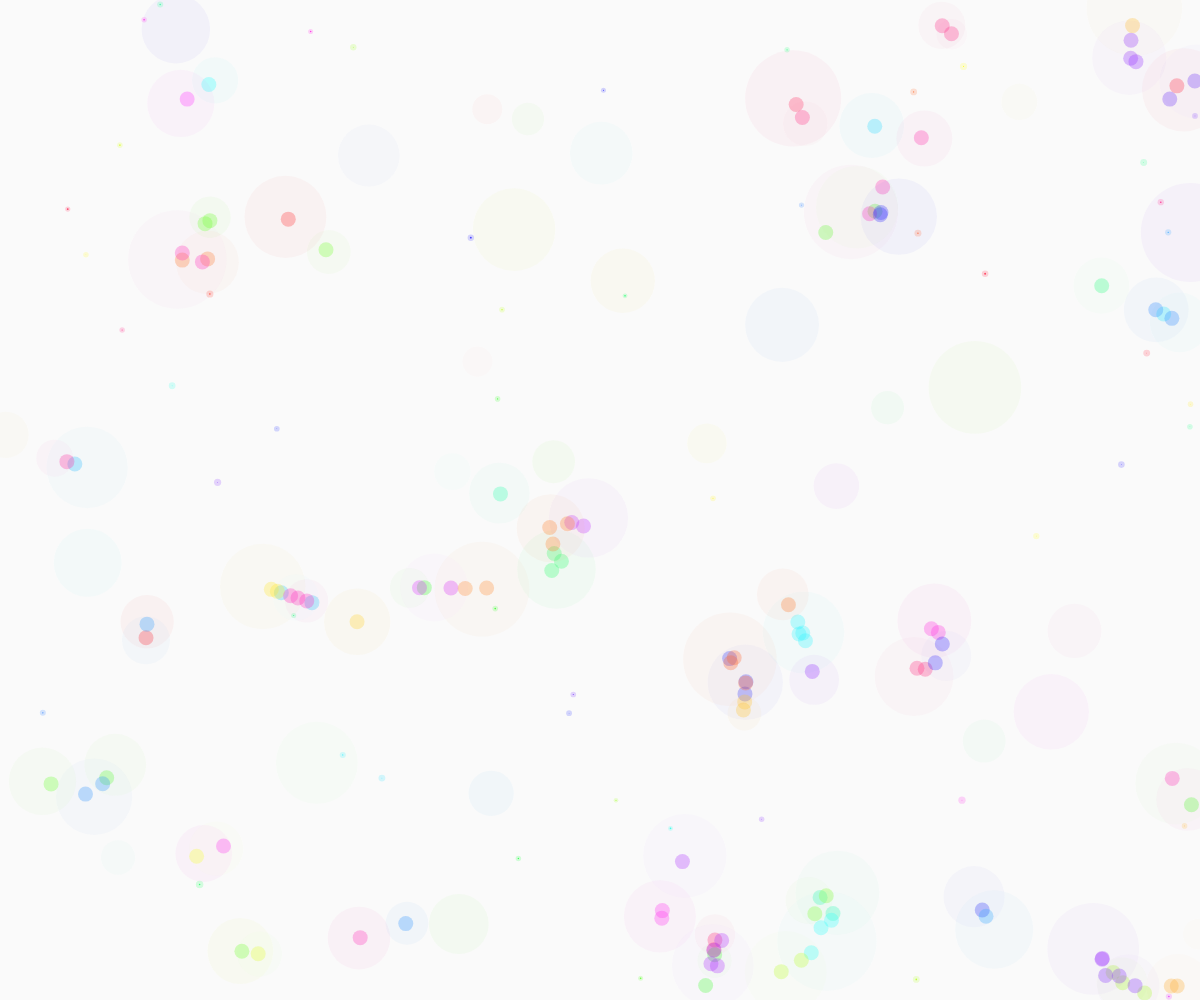
Frame 1 (no input)
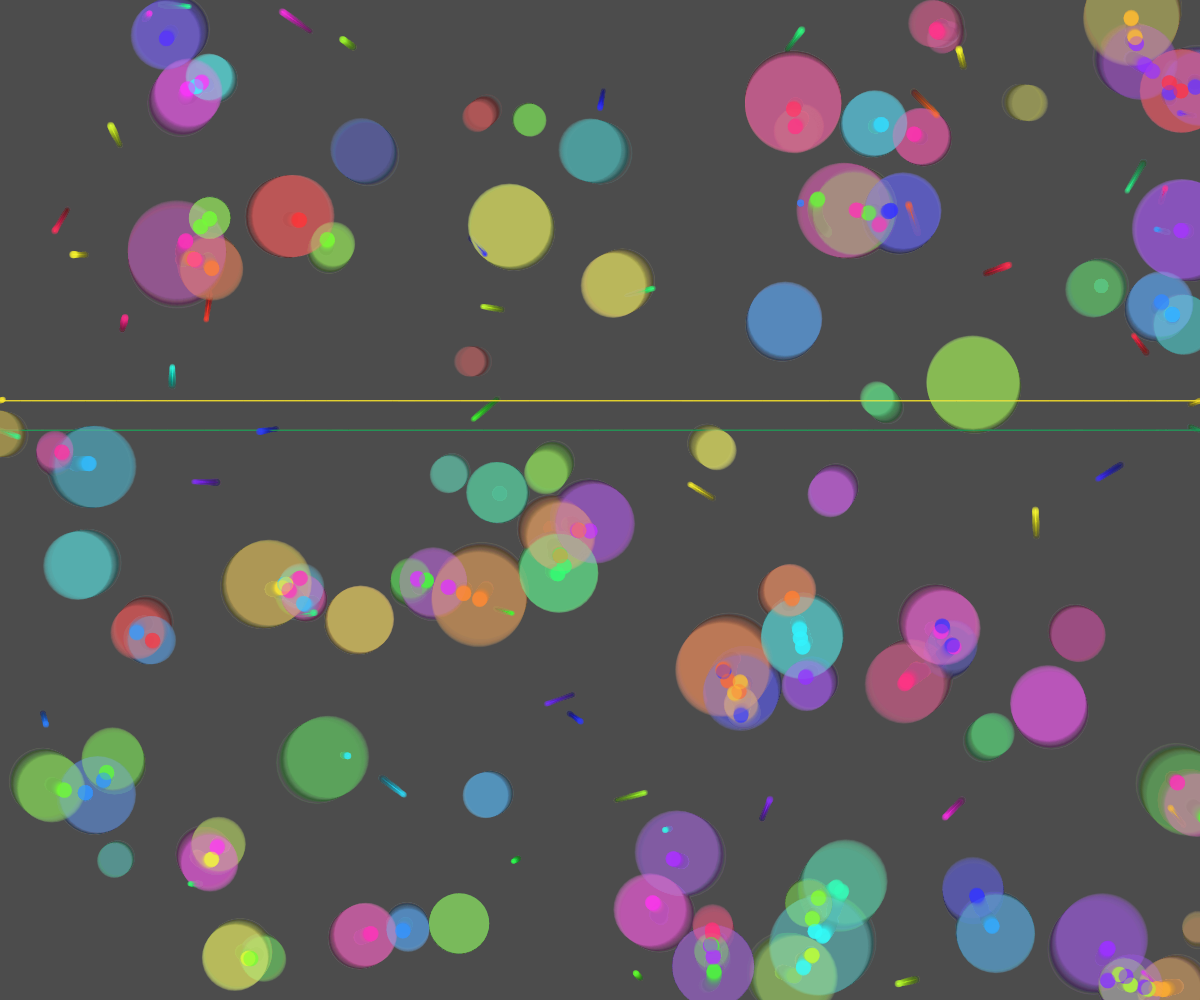
Frame 60 (no input)
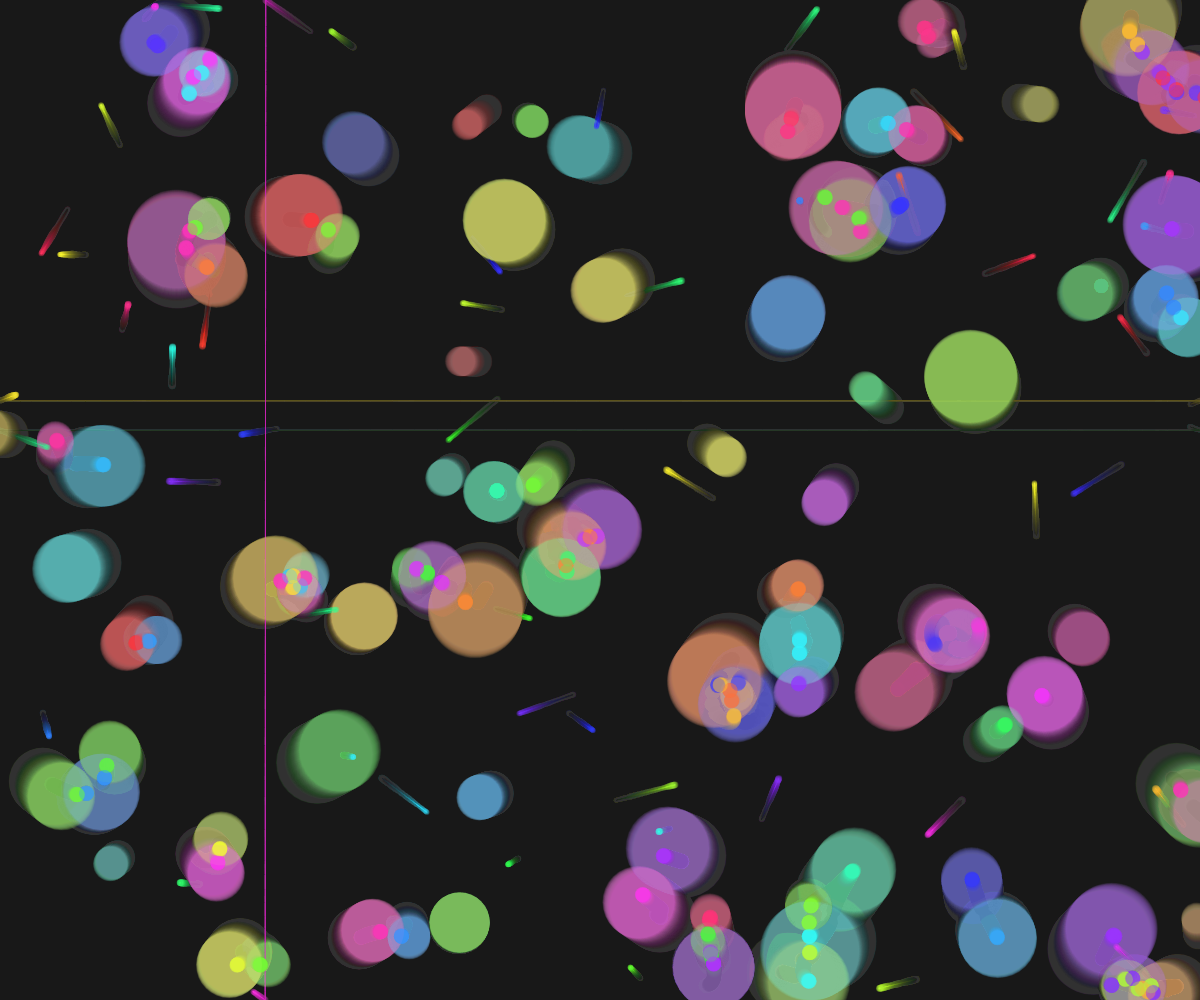
Frame 120 (the mouse pressed at the canvas centre since frame 60)

The p5.js sketch that drew these frames (run headless with seeded random() and noise() and a simulated clock; from frame 60 on, the mouse is pressed at the canvas centre):

// p5.js sketch
// ── sketch.js
let circles = [];
let stars = [];

function setup() {
  createCanvas(windowWidth, windowHeight);
  colorMode(HSB, 360, 100, 100, 1);
  
  // Create floating circles
  for (let i = 0; i < 100; i++) {
    circles.push({
      x: random(width),
      y: random(height),
      size: random(30, 100),
      speedX: random(-0.2, 0.2),
      speedY: random(-0.2, 0.2),
      hue: random(360),
      alpha: random(0.03, 0.07)
    });
  }
  
  // Create stars
  for (let i = 0; i < 50; i++) {
    stars.push({
      x: random(width),
      y: random(height),
      size: random(0.5, 2),
      speedX: random(-0.5, 0.5),
      speedY: random(-0.5, 0.5),
      hue: random(360),
      trail: [],
      trailLength: random(15, 30)
    });
  }
}

function draw() {
  // Very light fade for trails and background
  background(220, 5, 5, 0.02);
  
  // Update and display circles
  for (let circle of circles) {
    circle.x += circle.speedX;
    circle.y += circle.speedY;
    
    // Wrap around screen
    if (circle.x < -circle.size) circle.x = width + circle.size;
    if (circle.x > width + circle.size) circle.x = -circle.size;
    if (circle.y < -circle.size) circle.y = height + circle.size;
    if (circle.y > height + circle.size) circle.y = -circle.size;
    
    // Draw translucent circle
    noStroke();
    fill(circle.hue, 50, 90, circle.alpha);
    ellipse(circle.x, circle.y, circle.size);
    
    // Check for intersections with other circles
    for (let other of circles) {
      if (circle === other) continue;
      
      let d = dist(circle.x, circle.y, other.x, other.y);
      let sumR = circle.size/2 + other.size/2;
      
      if (d < sumR) {
        // Intersection point
        let angle = atan2(other.y - circle.y, other.x - circle.x);
        let interX = circle.x + cos(angle) * (sumR - d)/2;
        let interY = circle.y + sin(angle) * (sumR - d)/2;
        
        // Intensified glow at intersection
        fill(circle.hue, 80, 100, 0.3);
        ellipse(interX, interY, 15);
      }
    }
  }
  
  // Update and display stars
  for (let star of stars) {
    star.x += star.speedX;
    star.y += star.speedY;
    
    // Wrap around screen
    if (star.x < 0) star.x = width;
    if (star.x > width) star.x = 0;
    if (star.y < 0) star.y = height;
    if (star.y > height) star.y = 0;
    
    // Add to trail
    star.trail.push({x: star.x, y: star.y});
    if (star.trail.length > star.trailLength) {
      star.trail.shift();
    }
    
    // Draw trail as arc
    noFill();
    stroke(star.hue, 80, 100, 0.4);
    strokeWeight(0.5);
    beginShape();
    for (let i = 0; i < star.trail.length; i++) {
      let point = star.trail[i];
      curveVertex(point.x, point.y);
    }
    endShape();
    
    // Draw star
    noStroke();
    fill(star.hue, 80, 100, 0.9);
    ellipse(star.x, star.y, star.size);
    
    // Luminous flare effect
    let flareSize = map(noise(frameCount * 0.02 + star.x * 0.01), 0, 1, 3, 10);
    fill(star.hue, 80, 100, 0.2);
    ellipse(star.x, star.y, flareSize);
  }
}

function windowResized() {
  resizeCanvas(windowWidth, windowHeight);
}
